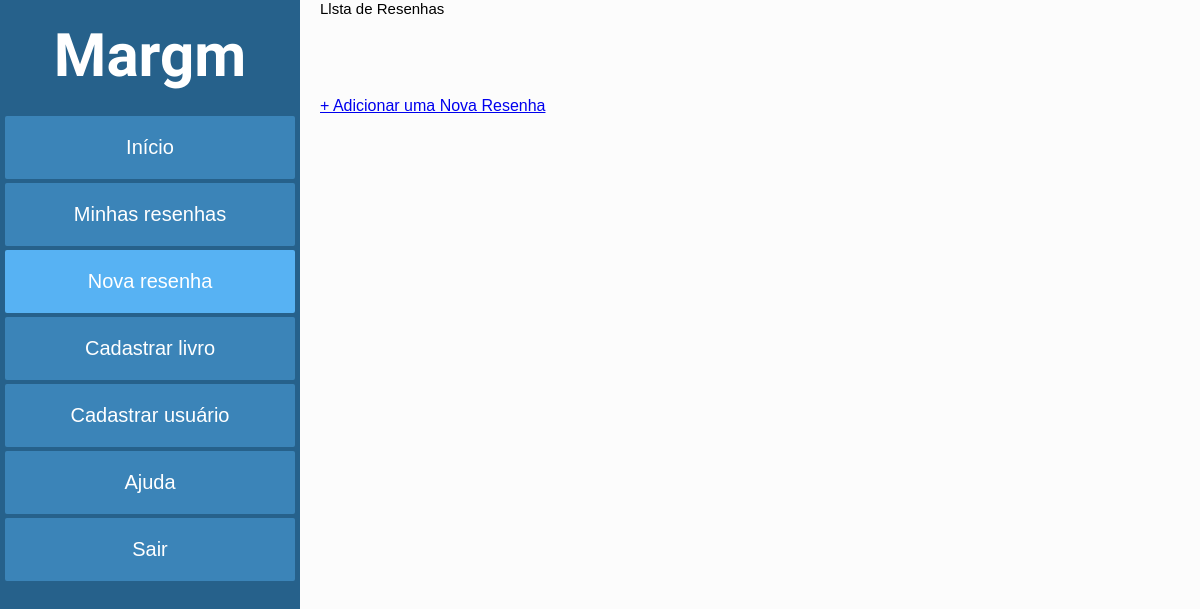
Page /resenhas/ on the earlier database version.
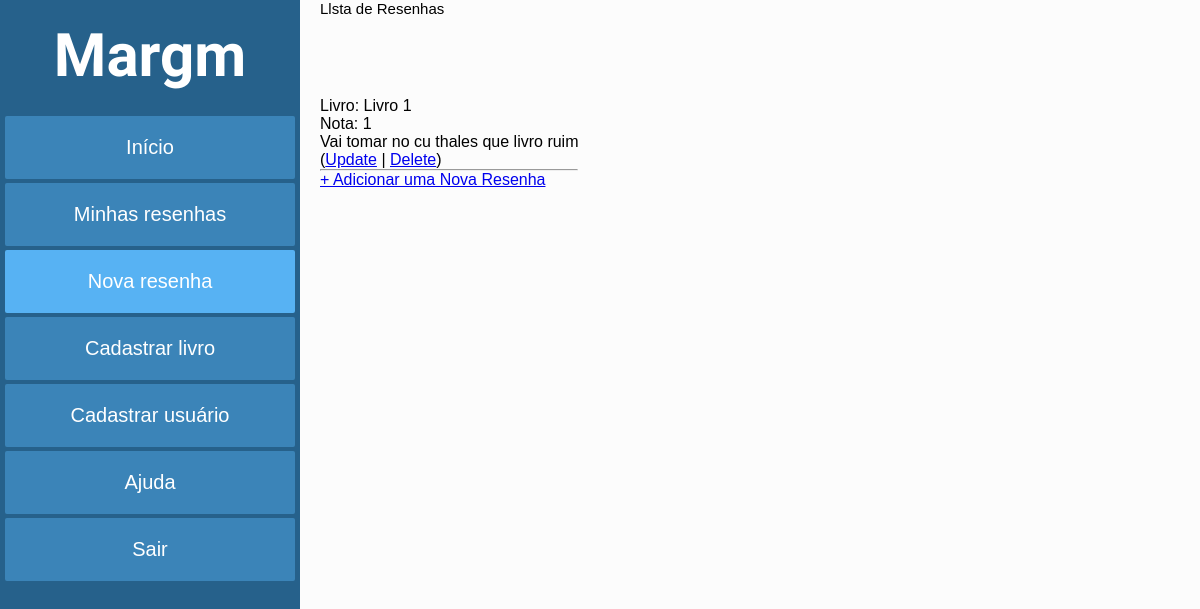
Same page on the later database version.
### resenhas/models.py (models this page shows)
class Resenha(models.Model):
    id = models.AutoField(primary_key=True)
    cod_livro = models.ForeignKey(Livro, models.CASCADE)
    texto = models.TextField()
    rating = models.IntegerField()
    created_at = models.DateField(auto_now_add=True)
    created_by = models.ForeignKey(Usuario, models.DO_NOTHING)

### livros/models.py (models this page shows)
class Livro(models.Model):
    id = models.AutoField(primary_key=True)
    isbn = models.CharField(max_length=13)
    titulo = models.CharField(max_length=100)
    genero = models.CharField(max_length=50)
    autor = models.CharField(max_length=100)
    editora = models.CharField(max_length=100)
    ano_publicacao = models.IntegerField()
    numero_paginas = models.IntegerField()
    rating = models.FloatField(null=True)
    created_at = models.DateTimeField(auto_now_add=True)
    created_by = models.ForeignKey(Usuario, models.DO_NOTHING)

### resenhas/views.py (the view)
# urls.py: path('', views.ResenhaListView.as_view(), name='Resenha_list'),
class ResenhaListView(ListView):
    model = Resenha
    context_object_name = 'Resenhas'

### resenhas/templates/resenhas/resenha_list.html (shortened to what this page needs)
<!DOCTYPE html>
{% load static %}
<html lang="pt-br">
<head>
    <link rel="stylesheet" href="/static/resenhas/styles/resenha_form.css">
</head>
<body>
    <div id="menu-lateral">
        <h1>Margm</h1>
        <a target="_self" hreflang="pt-br">Início</a>
        <a target="_self" hreflang="pt-br">Minhas resenhas</a>
        <a id="selecionado" href="/resenhas/create/" target="_self" hreflang="pt-br">Nova resenha</a>
        <a href="/livros/create/" target="_self" hreflang="pt-br">Cadastrar livro</a>
        <a href="/usuarios/create/" target="_self" hreflang="pt-br">Cadastrar usuário</a>
        <a target="_self" hreflang="pt-br">Ajuda</a>
        <a target="_self" hreflang="pt-br">Sair</a>
    </div>
    <div id="nova-resenha">
        <h3>Llsta de Resenhas</h3>
        {% for Resenha in Resenhas %}
            <p>Livro: {{ Resenha.cod_livro.titulo }}<br>Nota: {{ Resenha.rating }} <br>{{ Resenha.texto }}<br>
                (<a href="{% url 'Resenha_update' Resenha.id %}">Update</a> |
                <a href="{% url 'Resenha_delete' Resenha.id %}">Delete</a>)
                <br> <hr/>
            </p>
        {% endfor %}
        <p> <a href="{% url 'Resenha_create' %}"> + Adicionar uma Nova Resenha</a></p>
    </div>
</body>
</html>

Differences in the rows shown:
added Resenha: cod_livro.titulo "Livro 1", rating "1", texto "Vai tomar no cu thales que livro ruim"
